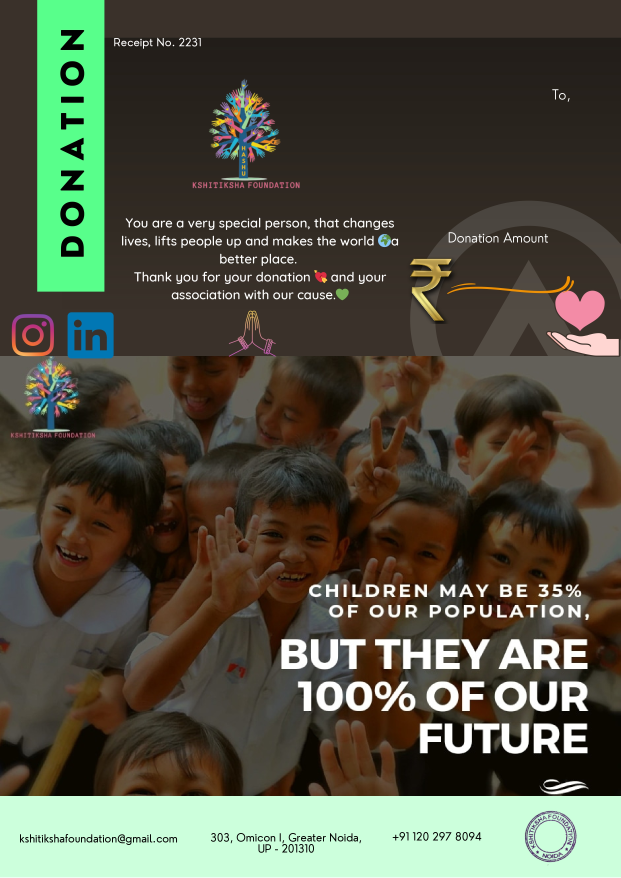
#> input picture backend/certificates/template-donation.jpg, 2482 x 3510 px (shown at 1/4 size)
$ python generate_donation_receipt.py certificates/template-donation.jpg certificates/template-donation.jpg certificates/template-donation.jpg out.png
#> lines starting #> are read from the running program, lines starting #| are printed output that depends on the picture
from PIL import Image, ImageDraw, ImageFont
import sys
from datetime import datetime
import os

def draw_text_with_stroke(draw, position, text, font, fill, stroke_fill, stroke_width, char_spacing=3):
    x, y = position
    # Calculate total text width with character spacing
    total_width = sum(font.getbbox(char)[2] - font.getbbox(char)[0] for char in text) + (len(text) - 1) * char_spacing
    # Adjust the starting x-position to fit the text within the given position
    x = x - total_width
    for char in text:
        # Draw stroke for each character
        for dx in range(-stroke_width, stroke_width + 1):
            for dy in range(-stroke_width, stroke_width + 1):
                if dx != 0 or dy != 0:
                    draw.text((x + dx, y + dy), char, font=font, fill=stroke_fill)
        # Draw character
        draw.text((x, y), char, font=font, fill=fill)
        # Move to the next character position
        char_width = font.getbbox(char)[2] - font.getbbox(char)[0]
        x += char_width + char_spacing

def generate_donation_receipt(name, city, amount, output_path):

#> called with name = 'certificates/template-donation.jpg', city = 'certificates/template-donation.jpg', amount = 'certificates/template-donation.jpg', output_path = 'out.png'
    directory = os.path.dirname(output_path)
    if not os.path.exists(directory):
        os.makedirs(directory)
    # Load the donation receipt template
    template_path = './certificates/template-donation.jpg'
    template = Image.open(template_path)
#> template is the input picture: PIL image 2482x3510 RGB; mean R, G, B 80.2, 80.6, 64.8

    # Create a drawing context
    draw = ImageDraw.Draw(template)

    # Load the font
    font_name="./Carme-Regular.ttf"
    font_path = './Quicksand-Regular.ttf'  # Update this path to the Quicksand font file
    font_medium = ImageFont.truetype(font_name, 66)
    font_small = ImageFont.truetype(font_path, 46)
    font_large = ImageFont.truetype(font_path, 100)

    # Define text positions
    name_position = (2200, 440)
    city_position = (2260, 530)
    amount_position = (1900, 1000)

    # Define stroke parameters
    stroke_fill = "white"
    stroke_width_name = 2
    stroke_width_city = 1
    stroke_width_amount = 3

    draw_text_with_stroke(draw, name_position, name, font_medium, fill="white", stroke_fill=stroke_fill, stroke_width=stroke_width_name, char_spacing=3)

    # Draw the city with stroke
    draw_text_with_stroke(draw, city_position, city, font_small, fill="white", stroke_fill=stroke_fill, stroke_width=stroke_width_city)

    # Draw the amount with stroke
    draw_text_with_stroke(draw, amount_position, f"{amount} /-", font_large, fill="white", stroke_fill=stroke_fill, stroke_width=stroke_width_amount)

    # Save the generated receipt
    template.save(output_path)
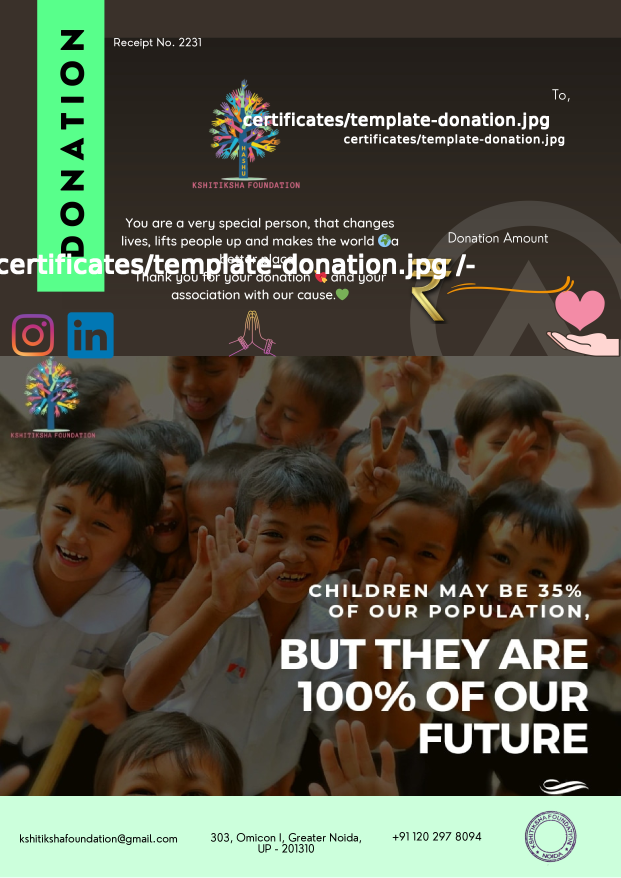
#> saved as out.png: PIL image 2482x3510 RGB (shown at 1/4 size); mean R, G, B 82.7, 83, 67.5

if __name__ == "__main__":
    name = sys.argv[1]
    city = sys.argv[2]
    amount = sys.argv[3]
    output_path = sys.argv[4]
    generate_donation_receipt(name, city, amount, output_path)
